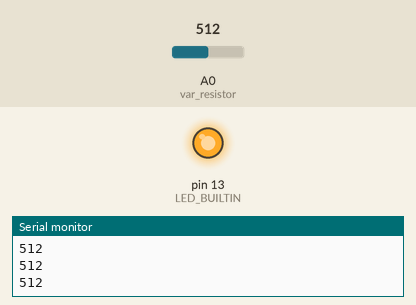
The sketch below on a simulated Arduino Uno, built with avr-gcc and run on an emulated ATmega328P. Parts: output pins drawn as LEDs (lit = HIGH), the last lines printed to the serial monitor. Inputs (shaded band) come from the test bench; at power-on: A0 (var_resistor) = 512.

Above: at 1.2 s.
1.3 s: A0 (var_resistor) set to 0
3.0 s: A0 (var_resistor) set to 122
At 3.18 s:
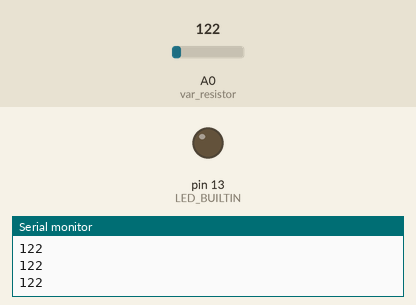
Timing chart, 0 to 12.0 s (numbered marks = the images above; inputs shaded):
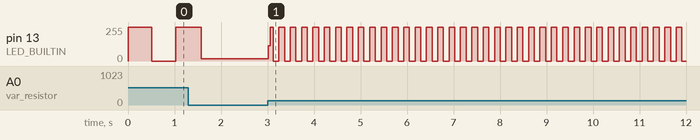

Measured:
- after the input at 3.0 s, pin 13 (LED_BUILTIN): 16/255 → 116/255 at once, then moves between 0/255 and 255/255, repeating every 0.49 s

The sketch:

4E.ino
```cpp
/*
  Blink

  Turns an LED on for one second, then off for one second, repeatedly.

  Most Arduinos have an on-board LED you can control. On the UNO, MEGA and ZERO
  it is attached to digital pin 13, on MKR1000 on pin 6. LED_BUILTIN is set to
  the correct LED pin independent of which board is used.
  If you want to know what pin the on-board LED is connected to on your Arduino
  model, check the Technical Specs of your board at:
  https://www.arduino.cc/en/Main/Products

  modified 8 May 2014
  by Scott Fitzgerald
  modified 2 Sep 2016
  by Arturo Guadalupi
  modified 8 Sep 2016
  by Colby Newman
  modified 25 Spe 2019
  by w4

  Availability:

  SYSC301 - Systems Development Lab: Lab 3: GPIO manual
  http://www.arduino.cc/en/Tutorial/Blink
*/

// the setup function runs once when you press reset or power the board
#include <MsTimer2.h>
#define var_resistor A0

int var_resistor_value ;

void readVariableResistor ();

void setup() {

 // initialize digital pin LED_BUILTIN as an output.
  pinMode(LED_BUILTIN, OUTPUT);
  Serial.begin (115200);
  MsTimer2::set (20 , readVariableResistor );
  MsTimer2::start ();
}

// the loop function runs over and over again forever
void loop() {

  var_resistor_value = analogRead( var_resistor );

  digitalWrite(LED_BUILTIN, HIGH);   // turn the LED on (HIGH is the voltage level)
  delay(var_resistor_value);                       // wait for a second
  digitalWrite(LED_BUILTIN, LOW);    // turn the LED off by making the voltage LOW
  delay(var_resistor_value);                       // wait for a second
}

void readVariableResistor (){ // read the analog input from the variable resistor
  var_resistor_value = analogRead( var_resistor );

  // Send the value over serial COM port
  Serial.println ( var_resistor_value );
}
```
